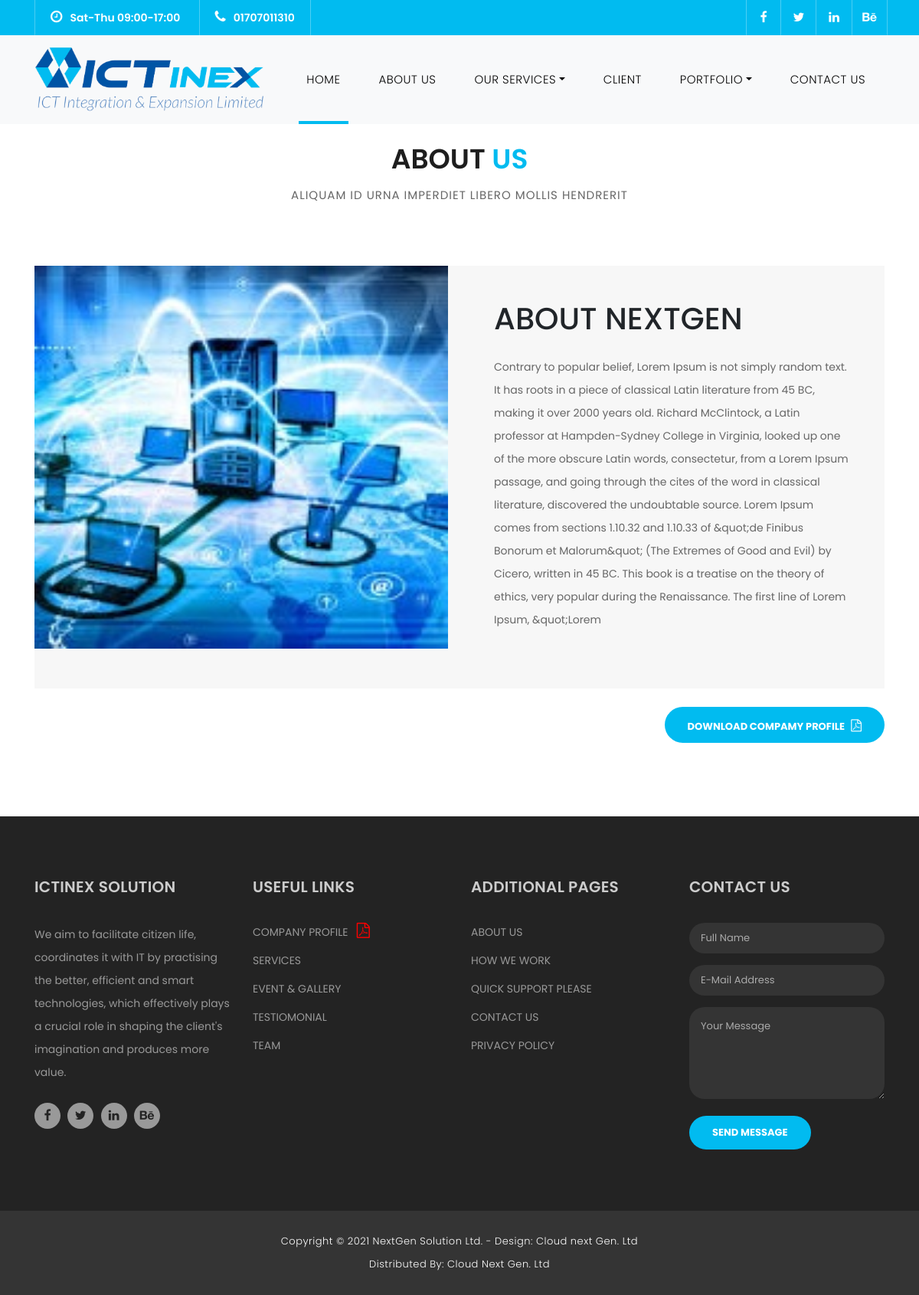
Page /about/ on the earlier database version.
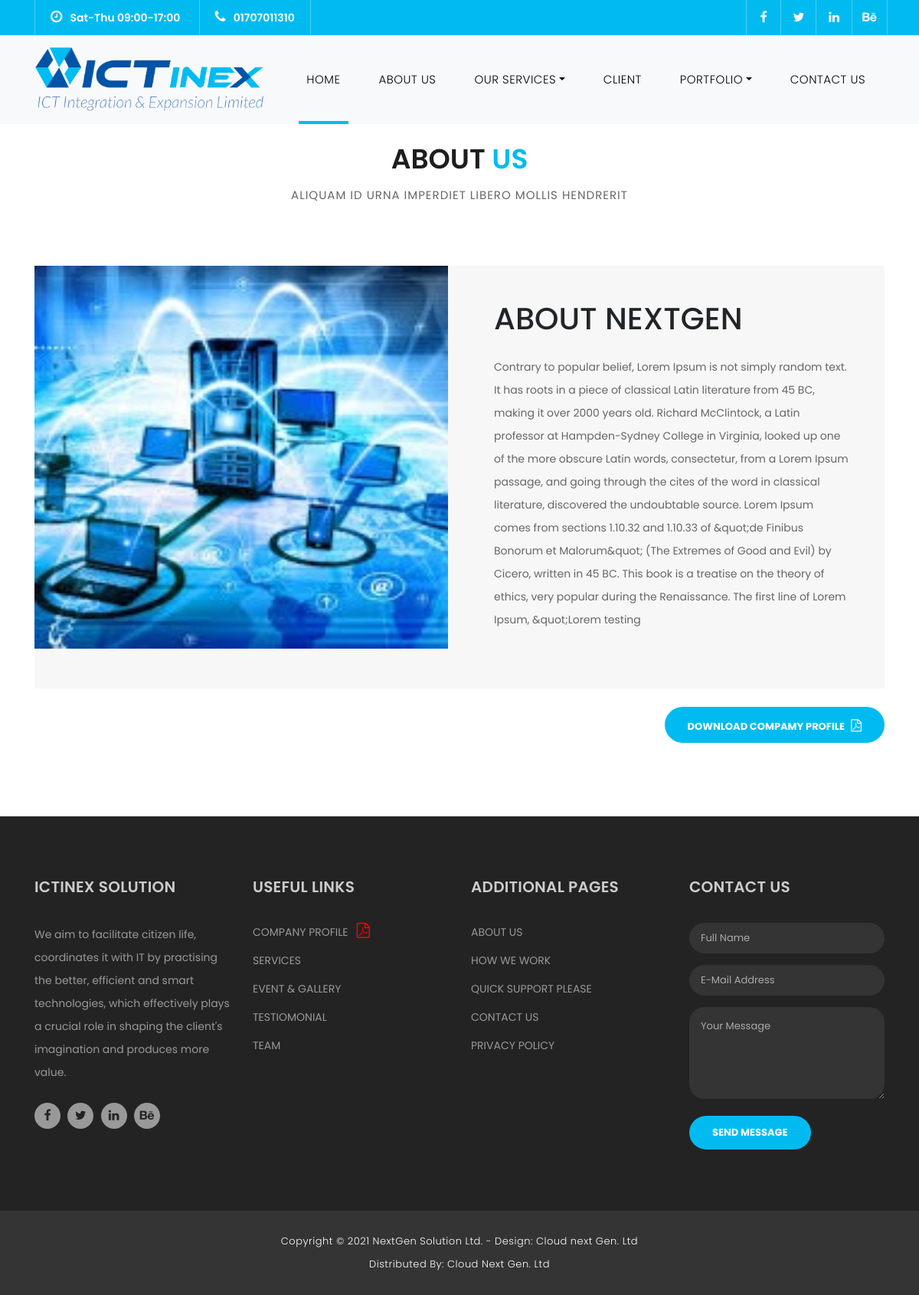
Same page on the later database version.
### blog/models.py (models this page shows, shortened)
class aboutus(models.Model):
    title = models.CharField(max_length=300)
    image = models.ImageField(blank=True, null = True, upload_to ='about')
    files =models.FileField(blank=True, null = True, upload_to ='about')
    description = RichTextField( blank =True, null = True)

### blog/views.py (the view)
# urls.py: path('about/', views.about, name='about'),
def about(request):
    obj = aboutus.objects.all()[0]
    service_list = services.objects.all()
    diction = {
        'object':obj,
        'Title': 'About',
        'service_list':service_list,
    }
    return render(request, 'about.html', context=diction)

### templates/about.html
{% extends 'base.html' %}
{% load static %}
{% block content %}
    <div class="more-info pb-5">
        <div class="container">
            <div class="row">
                <div class="col-md-12">
                    <div class="section-heading">
                        <h2>
                            ABOUT <em>US</em>
                        </h2>
                        <span>Aliquam id urna imperdiet libero mollis hendrerit</span>
                    </div>
                </div>
                <div class="col-md-12">
                    <div class="more-info-content wow animate__animated animate__zoomIn">
                        <div class="row">
                            <div class="col-md-6">
                                <div class="left-image">
                                    <img src="{{ object.image.url }}"  height ="500" alt="">
                                </div>
                            </div>
                            <div class="col-md-6 align-self-center">
                                <div class="right-content">
                                    <h1>{{ object.title|upper|striptags }}</h1>
                                    <br>
                                    <p>
                                        {{ object.description|striptags }}
                                    </p>
                                </div>
                            </div>
                        </div>
                    </div>
                    {% if object.files %}
                        <a href="{{ object.files.url }}"
                           target="blank"
                           class="mt-4 mb-5 pt-3 filled-button c-profile float-right pt-2">
                            Download Compamy Profile &nbsp <i class="fa fa-file-pdf-o"></i>
                        </a>
                    {% endif %}
                </div>
            </div>
        </div>
    </div>
{% endblock %}

Differences in the rows shown:
changed aboutus "ABOUT NEXTGEN": description "…of Lorem Ipsum, &quot;Lorem" → "…of Lorem Ipsum, &quot;Lorem testing"
